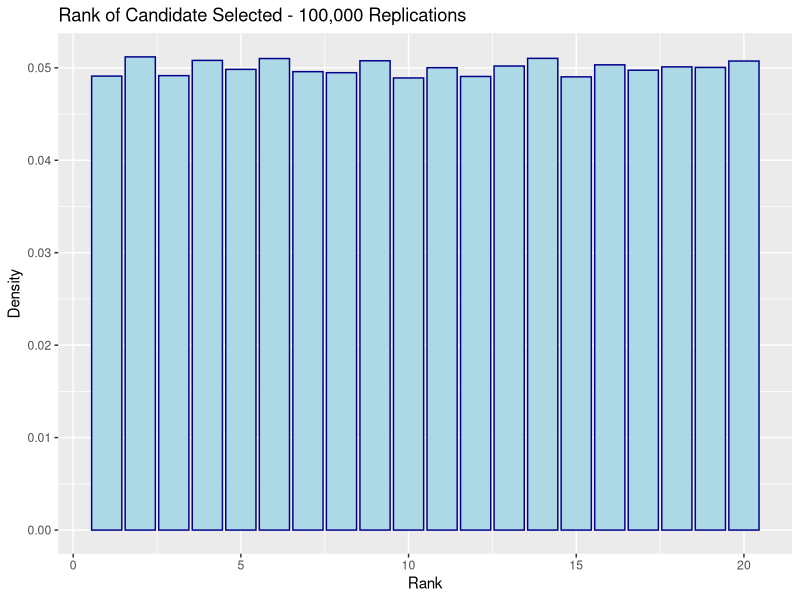
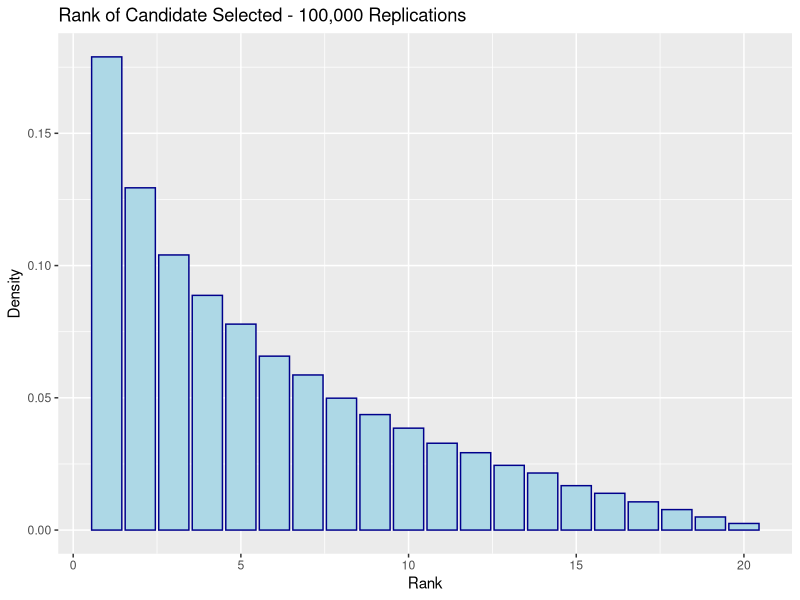
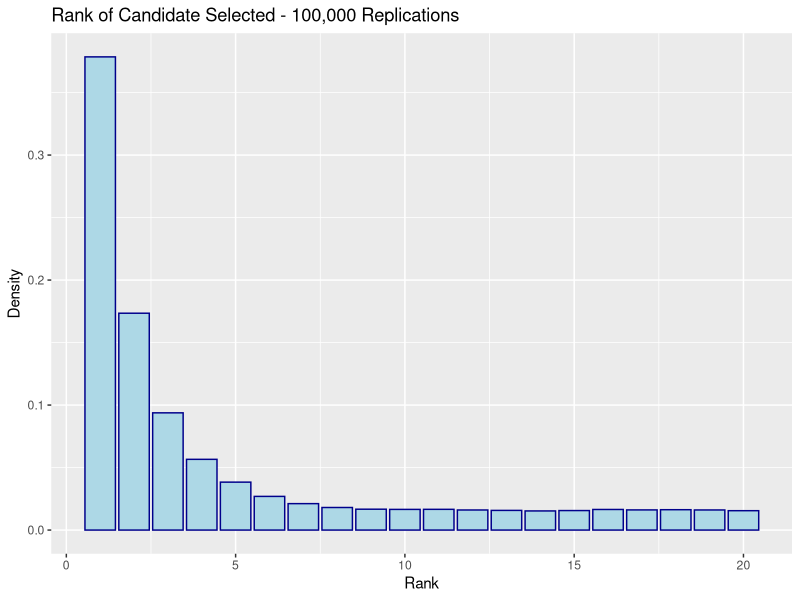
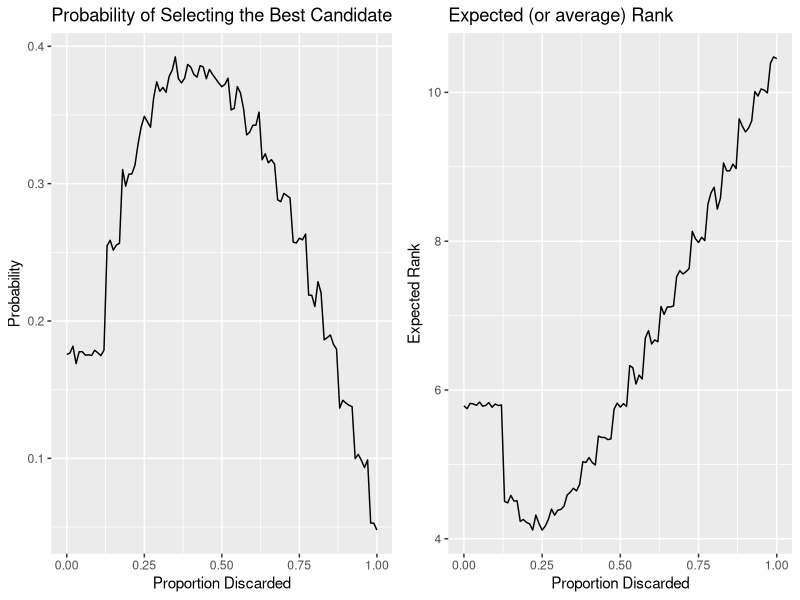
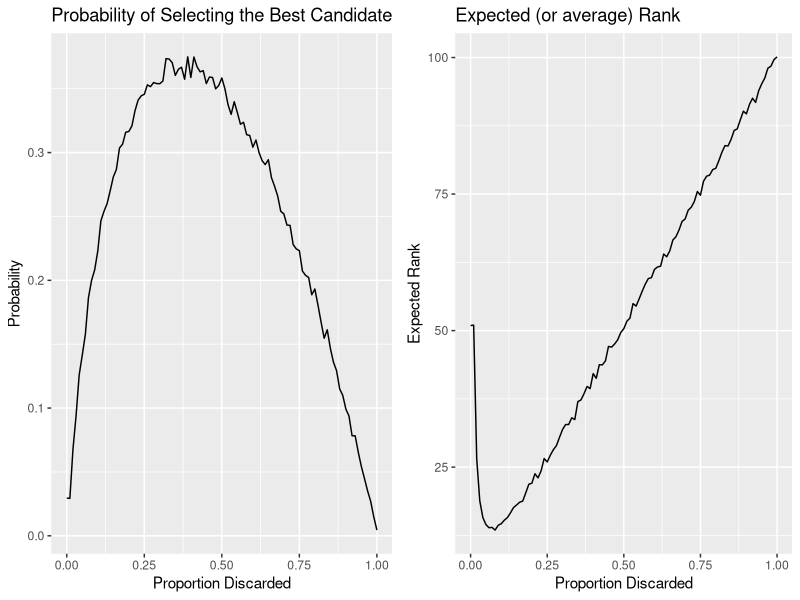
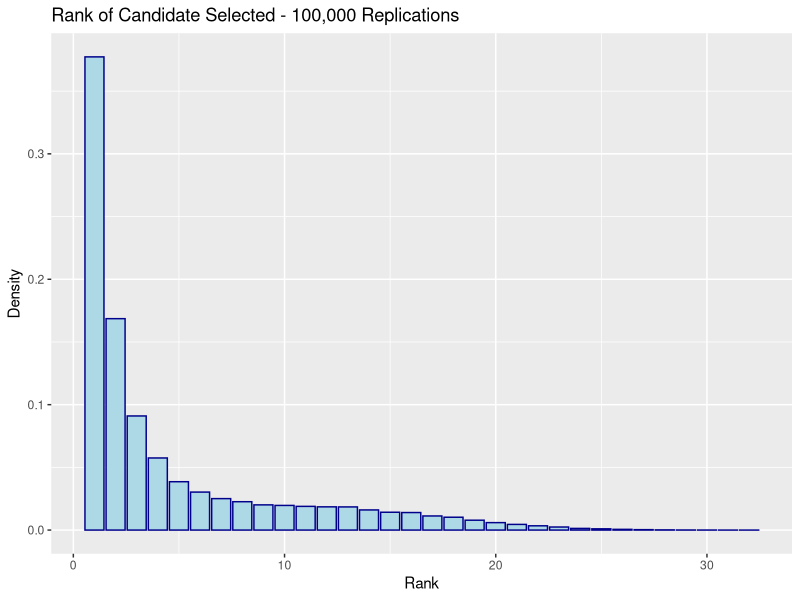

Write the R code that produced these figures, in order.
## ---- chunk 1
library(gridExtra)
library(ggplot2)

# a function to make a set of candidates in random order
make_shuffle_candidates <- function(n) return(sample(1:n))
## ---- chunk 2
# a wrapper function do use within replicate
do_sim <- function(n_cand, stopping_rule, ...){
  n_cand <- max(1, n_cand) # don't want 0 or negative
  x <- make_shuffle_candidates(n_cand)
  return(stopping_rule(x, ...))
}
## ---- chunk 3
# a stopping rule based on position
stop_position <- function(x, pos){
  return(x[pos])
}
## ---- chunk 4
r <- do_sim(n_cand=20, stopping_rule=stop_position, pos=1)
r
## ---- chunk 5
# a function to analyze the results
analyze <- function(which_best){
  pbest <<- (table(which_best)/length(which_best))[1]
  exp_rank <<- mean(which_best)
  
  p <- ggplot(data.frame(x=which_best), aes(x=x, y=..prop..)) + 
              geom_bar(color='darkblue', fill='lightblue') + 
              labs(title="Rank of Candidate Selected - 100,000 Replications", 
                   x='Rank', y='Density')
  print(p)
}

which_best <- replicate(100000,                                # 100000 simulations
                        do_sim(n_cand=20,                      # 20 candidates per sim
                               stopping_rule=stop_position,    # our stopping rule
                               pos=1))                         # select candidate in position 1
analyze(which_best)

## ---- chunk 6
# a stopping rule that compares everone to the first one it sees
# remember, this takes the vector of ranks and returns the rank of the decision
first_love <- function(x){
  cands <- x[2:length(x)]                           # the candidates
  first <- x[1]                                     # the "first love"
  which_better <- which(cands < first)              # which ones are better than the first
  choice <- cands[which_better[1]]                  # the first candidate that was better
  if (is.na(choice)) choice <- cands[length(cands)] # if the first was best choose the last
  return(choice)
}

which_best <- replicate(100000, do_sim(n_cand=20, stopping_rule=first_love))

analyze(which_best)
## ---- chunk 7
# the optimal stopping rule, according to math
optimal <- function(x){
  m <- round(length(x)/exp(1))
  cands <- x[m:length(x)]          
  first <- x[1:(m-1)]                  
  best_first <- min(first)
  which_better <- which(cands < best_first)         
  choice <- cands[which_better[1]]                  
  if (is.na(choice)) choice <- cands[length(cands)] 
  return(choice)
}

which_best <- replicate(100000, do_sim(n_cand=20, stopping_rule=optimal))

analyze(which_best)
## ---- chunk 8
# cutoff is some proportion of the original candidates
find_best <- function(x, cutoff){
  r <- max(1, round(length(x)*cutoff))
  cands <- x[r:length(x)]          
  first <- x[1:(r-1)]                  
  best_first <- min(first)
  which_better <- which(cands < best_first)         
  choice <- cands[which_better[1]]                  
  if (is.na(choice)) choice <- cands[length(cands)] 
  return(choice)
}

# run a simulation for some cutoff and return prob. of selecting the best and exp. rank
run_one <- function(cutoff, n_cand){
  which_best <- replicate(10000, do_sim(n_cand=n_cand, stopping_rule=find_best, cutoff))
  
  pbest <- (table(which_best)/length(which_best))[1]
  exp_rank <- mean(which_best)
  
  return(list(pbest=pbest, exp_rank=exp_rank))
}

# run the simulation
res <- lapply(seq(0,1, by=0.01), run_one, n_cand=20)    

# some data munging
df <- data.frame(matrix(unlist(res), ncol=2, byrow=T))
colnames(df) <- c('pbest', 'exp_rank')
df$Proportion_Discarded <- seq(0,1, by=0.01)

# plot the results
p1 <- ggplot(df, aes(x=Proportion_Discarded, y=pbest)) + 
        geom_line() + labs(x='Proportion Discarded', y='Probability',
                           title='Probability of Selecting the Best Candidate')
p2 <- ggplot(df, aes(x=Proportion_Discarded, y=exp_rank)) + 
        geom_line() + labs(x='Proportion Discarded', y='Expected Rank',
                           title='Expected (or average) Rank')
grid.arrange(p1, p2, ncol=2)
## ---- chunk 9
# simulation and data munging
res <- lapply(seq(0,1, by=0.01), run_one, n_cand=200)
df <- data.frame(matrix(unlist(res), ncol=2, byrow=T))
colnames(df) <- c('pbest', 'exp_rank')
df$Proportion_Discarded <- seq(0,1, by=0.01)

# plot the results
p1 <- ggplot(df, aes(x=Proportion_Discarded, y=pbest)) + 
        geom_line() + labs(x='Proportion Discarded', y='Probability',
                           title='Probability of Selecting the Best Candidate')
p2 <- ggplot(df, aes(x=Proportion_Discarded, y=exp_rank)) + 
        geom_line() + labs(x='Proportion Discarded', y='Expected Rank',
                           title='Expected (or average) Rank')
grid.arrange(p1, p2, ncol=2)
## ---- chunk 10
# discard first r candidates
discard_r <- function(x,r){
  cands <- x[r:length(x)]          
  first <- x[1:(r-1)]                  
  best_first <- min(first)
  which_better <- which(cands < best_first)         
  choice <- cands[which_better[1]]                  
  if (is.na(choice)) choice <- cands[length(cands)] 
  return(choice)
}

which_best <- replicate(100000, do_sim(n_cand=rnorm(n=1, mean = 20, sd=4), 
                                       stopping_rule=discard_r, 7))

analyze(which_best)
